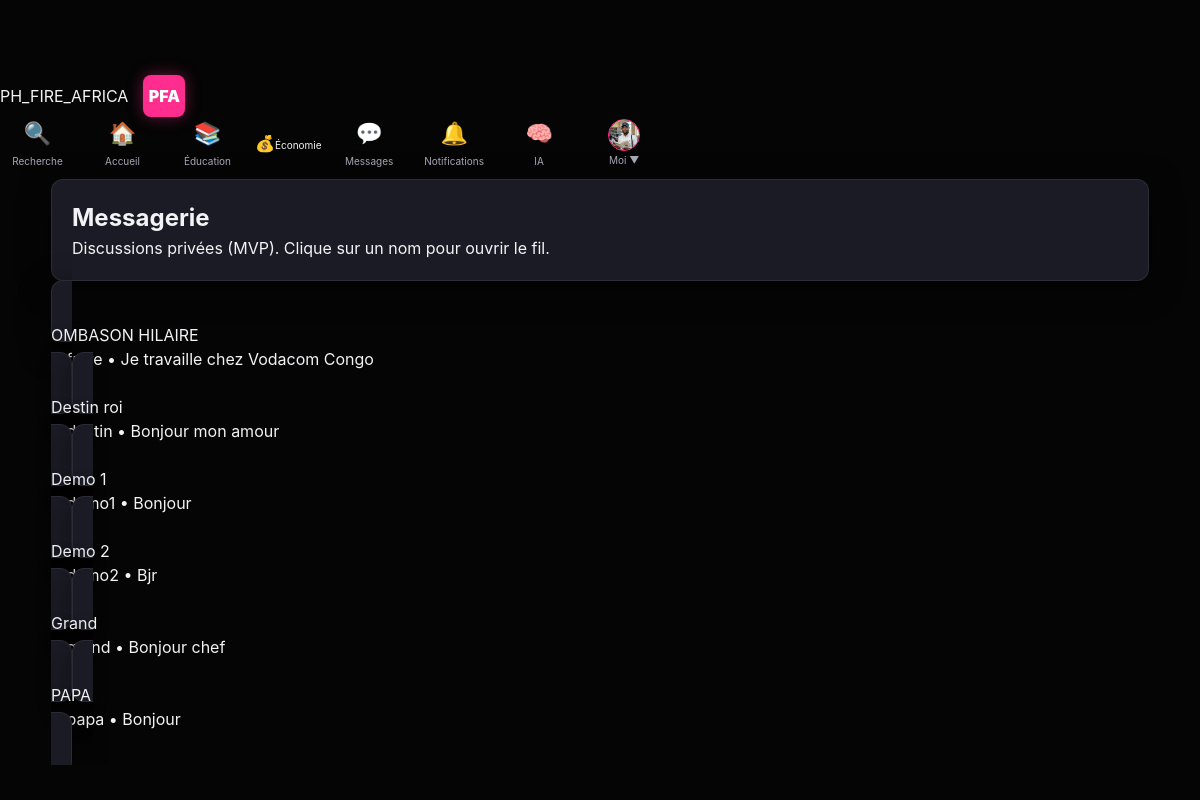
The page /messages (signed in) on the database as committed earlier.
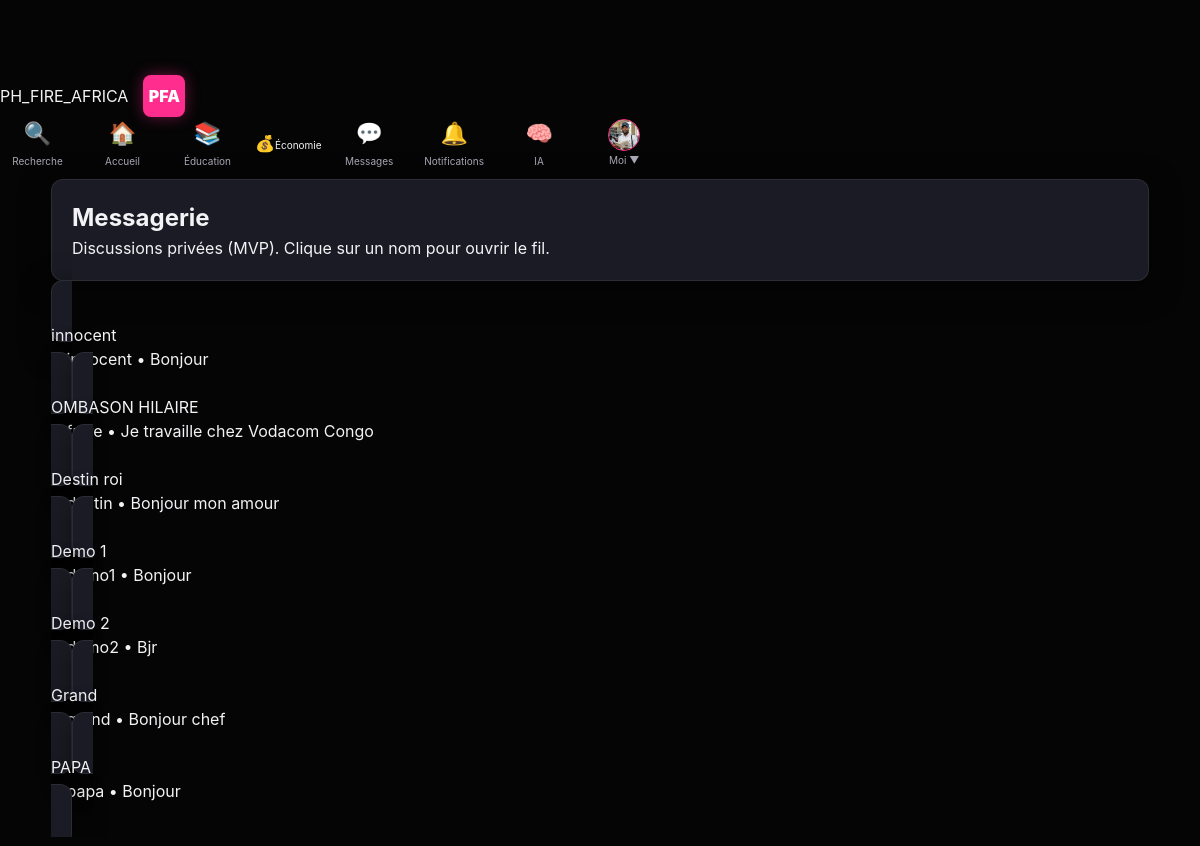
The same page on the database as committed later.
### tables this page shows
CREATE TABLE users (
  id INTEGER PRIMARY KEY AUTOINCREMENT,
  username TEXT UNIQUE NOT NULL,
  identifier TEXT UNIQUE NOT NULL,
  display_name TEXT NOT NULL,
  bio TEXT DEFAULT '',
  password_hash TEXT NOT NULL,
  created_at TEXT NOT NULL
, profile_pic TEXT DEFAULT 'default_avatar.png', cover_pic TEXT DEFAULT 'default_cover.jpg', role TEXT DEFAULT 'apprenant', language TEXT DEFAULT 'fr', privacy_level TEXT DEFAULT 'public', video_pref TEXT DEFAULT 'data_saver');

### app.py (the view)
    @app.get("/messages")
    @login_required
    def messages():
        me = current_user()
        threads = get_message_threads(me["id"])
        return render_template("messages.html", threads=threads)

### templates/messages.html (shortened to what this page needs)
{% extends "base.html" %}
{% set title = "Messagerie" %}
{% block content %}
<div class="card">
  <h2>Messagerie</h2>
  <p class="muted">Discussions privées (MVP). Clique sur un nom pour ouvrir le fil.</p>
</div>
{% for t in threads %}
  <a class="card thread" href="{{ url_for('thread', username=t.username) }}">
    <div>
      <div class="thread-name">{{ t.display_name }}</div>
      <div class="muted small">@{{ t.username }} • {{ t.last_content or "" }}</div>
    </div>
  </a>
{% endfor %}
{% endblock %}

Rows that differ between the two databases and show on the page:
added users: display_name "innocent", username "innocent", last_content "Bonjour"
